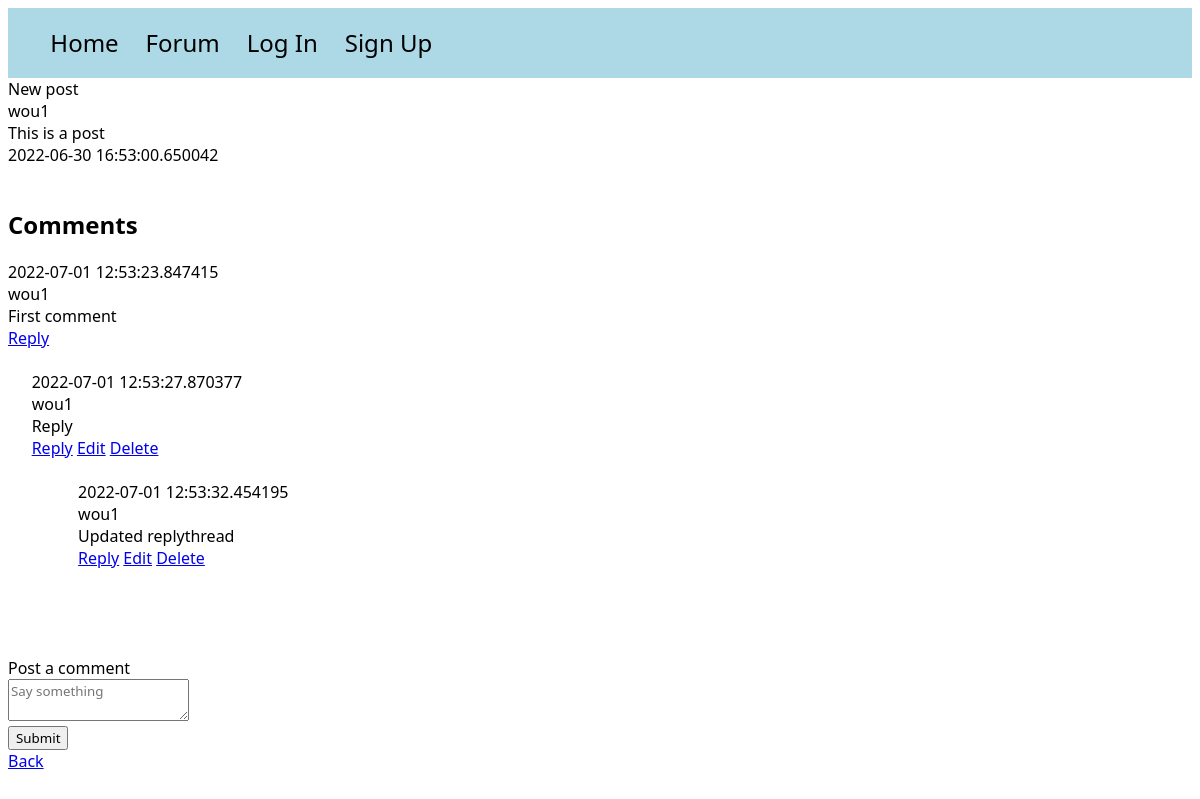
Before: /posts/1 with the older database file.
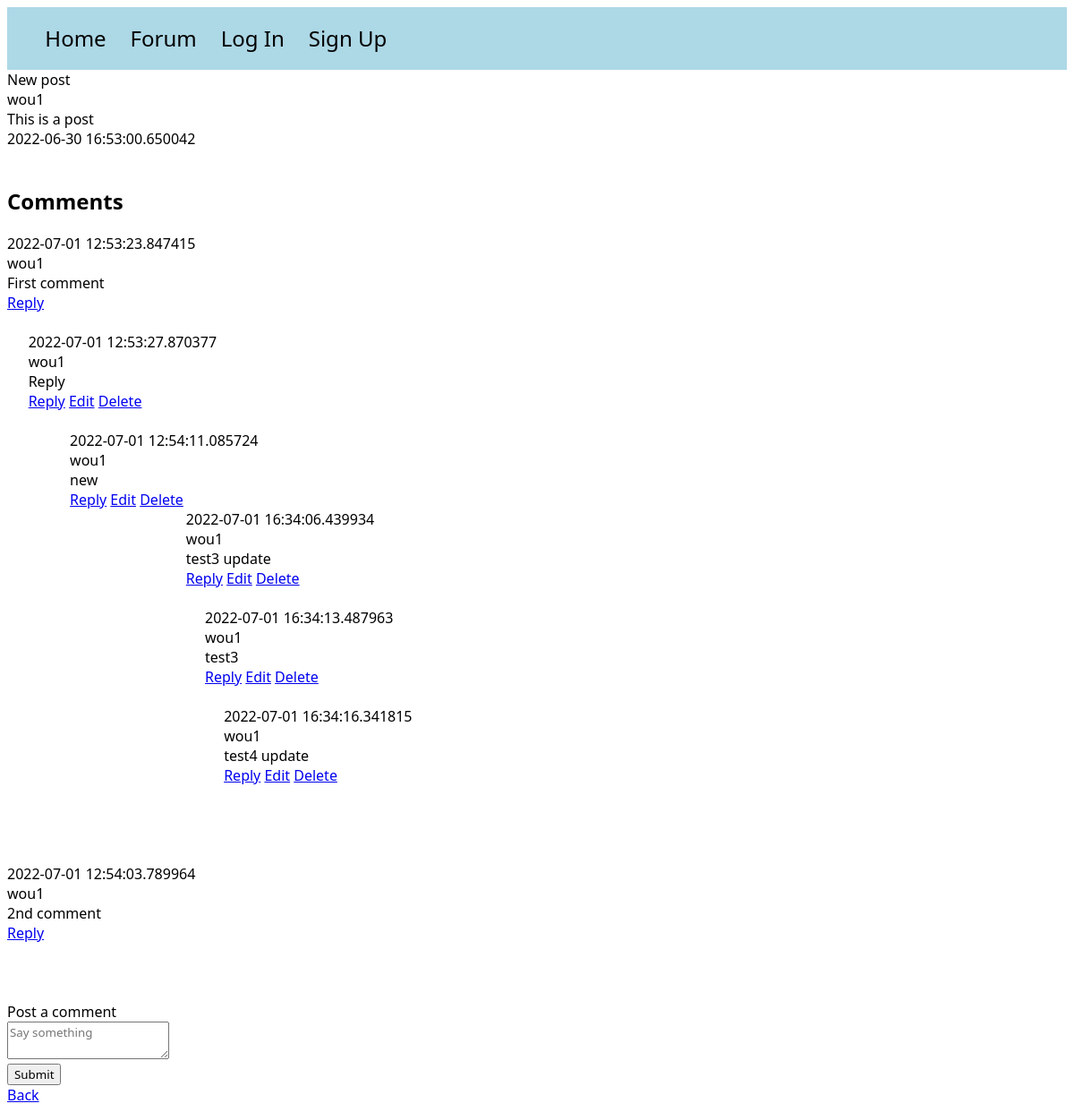
After: the same page with the newer database file.
### models.py (models this page shows)
class Post(db.Model):
    id = db.Column(db.Integer, primary_key=True)
    title = db.Column(db.String(100))
    content = db.Column(db.Text)
    poster_id = db.Column(db.Integer, db.ForeignKey(User.id))
    date_posted = db.Column(db.DateTime, default=datetime.utcnow)
    slug = db.Column(db.String(256))
    comments = db.relationship('Comment', backref='commented_post')

class User(UserMixin, db.Model):
    id = db.Column(db.Integer, primary_key=True)
    email = db.Column(db.String(100), unique=True)
    password = db.Column(db.String(100))
    name = db.Column(db.String(1000))
    last_seen = db.Column(db.String(100))
    posts = db.relationship('Post', backref='poster')

class Comment(db.Model):
    id = db.Column(db.Integer, primary_key=True)
    author_id = db.Column(db.Integer, db.ForeignKey(User.id))
    author_name = db.relationship('User', backref='comment_poster')
    content = db.Column(db.Text)
    timestamp = db.Column(db.DateTime, default=datetime.utcnow)
    post_id = db.Column(db.Integer, db.ForeignKey(Post.id))
    replies = db.relationship('Reply', backref='replied_comment')

class Reply(db.Model):
    id = db.Column(db.Integer, primary_key=True)
    reply_author_id = db.Column(db.Integer, db.ForeignKey(User.id))
    reply_author_name = db.relationship('User', backref='reply_poster')
    content = db.Column(db.Text)
    timestamp = db.Column(db.DateTime, default=datetime.utcnow)
    comment_id = db.Column(db.Integer, db.ForeignKey(Comment.id))
    post_id = db.Column(db.Integer, db.ForeignKey(Post.id))
    replies = db.relationship('ReplyThread', backref='replied_thread')

class ReplyThread(db.Model):
    id = db.Column(db.Integer, primary_key=True)
    author_id = db.Column(db.Integer, db.ForeignKey(User.id))
    author_name = db.relationship('User', backref='reply_thread_poster')
    content = db.Column(db.Text)
    timestamp = db.Column(db.DateTime, default=datetime.utcnow)
    reply_id = db.Column(db.Integer, db.ForeignKey(Reply.id))
    parent_id = db.Column(db.Integer, db.ForeignKey('reply_thread.id'))
    children = db.relationship('ReplyThread', backref='parent', remote_side=[id])
    post_id = db.Column(db.Integer, db.ForeignKey(Post.id))
    depth = db.Column(db.Integer, default=1)

### app.py (the view)
@app.route('/posts/<int:id>')
def post(id):
    post = Post.query.get_or_404(id)
    comments = Comment.query.order_by(Comment.timestamp)
    replies = Reply.query.order_by(Reply.timestamp)
    reply_threads = ReplyThread.query.order_by(ReplyThread.timestamp)
    specific_comments = [comment for comment in comments if comment.post_id == id]
    return render_template("post.html", post=post, comments=specific_comments, replies=replies,
                           reply_threads=reply_threads, reply_thread_continued=reply_threads)

### templates/post.html (shortened to what this page needs)
<!DOCTYPE html>
<html lang="en">
<head>
</head>
<link rel="stylesheet" href="/static/style.css">
<body>
<div id="navbar">
    <ul>
        <a href="{{ url_for('home') }}"><li>Home</li></a>
        <a href="{{ url_for('posts') }}"><li>Forum</li></a>
         {% if not current_user.is_authenticated %}
        <a href="{{ url_for('auth.login') }}"><li>Log In</li></a> <a href="{{ url_for('auth.signup') }}"><li>Sign Up</li></a>
        {% endif %}
    </ul>
</div>
{{ post.title }}<br>
{{ post.poster.name }}<br>
{{ post.content }}<br>
{{ post.date_posted }}<br><br>
<div id="comment-container">
    <h2>Comments</h2>
    {% for comment in comments %}
        {{ comment.timestamp }} <br>
        {{ comment.author_name.name }} <br>
        {{ comment.content }} <br>
        <a href="{{ url_for('reply_comment', id=comment.id) }}">Reply</a>
        <br> <br>
        <div id="comment-reply-container">
        {% for reply in replies %}
            {% if reply.comment_id == comment.id %}
                {{ reply.timestamp }} <br>
                {{ reply.reply_author_name.name }} <br>
                {{ reply.content }} <br>
                <a href="{{ url_for('reply_thread', id=reply.id) }}">Reply</a>
                <a href="{{ url_for('edit_reply', id=reply.id) }}">Edit</a>
                <a href="{{ url_for('delete_reply', id=reply.id) }}">Delete</a> <br><br>
                <div id="reply-thread-container">
                    {% for reply_thread in reply_threads %}
                    {% if reply_thread.reply_id == reply.id and not reply_thread.parent_id %}
                        {{ reply_thread.timestamp }} <br>
                        {{ reply_thread.author_name.name }} <br>
                        {{ reply_thread.content }} <br>
                        <a href="{{ url_for('reply_thread_continue', id=reply_thread.id) }}">Reply</a>
                        <a href="{{ url_for('edit_reply_thread', id=reply_thread.id) }}">Edit</a>
                        <a href="{{ url_for('delete_reply_thread', id=reply_thread.id) }}">Delete</a>
                        <div id="highest-depth-reply-container">
                                {% for reply_thread_continue in reply_thread_continued %}
                                    <div id="depth-marker" style="margin-left: {{ reply_thread_continue.depth|int }}%">
                                    {% if reply_thread_continue.parent_id == reply_thread.id or reply_thread_continue.reply_id == reply_thread_continue.children.reply_id and reply_thread_continue.reply_id == reply.id %}
                                        {{ reply_thread_continue.timestamp }} <br>
                                        {{ reply_thread_continue.author_name.name }} <br>
                                        {{ reply_thread_continue.content }} <br>
                                        <a href="{{ url_for('reply_thread_continue', id=reply_thread_continue.id) }}">Reply</a>
                                        <a href="{{ url_for('edit_reply_thread', id=reply_thread_continue.id) }}">Edit</a>
                                        <a href="{{ url_for('delete_reply_thread', id=reply_thread_continue.id) }}">Delete</a><br><br>
                                    {% endif %}
                                    </div>
                                {% endfor %}
                        </div>
                        <br>
                    {% endif %}
                {% endfor %}
                </div>
                <br>
            {% endif %}
        {% endfor %} <br>
        </div>
    {% endfor %}
</div>
<br>
<div id="add-comment-container">
    <form class="comment-form" action="{{ url_for('post_comment', id=post.id) }}" method="post">
        <label for="comment-content">Post a comment</label>
        <div class="field">
            <textarea id="comment-content" name="comment_body" placeholder="Say something"></textarea>
        </div>
        <input type="submit">
    </form>
</div>
<a href="{{ url_for('posts') }}">Back</a>
</body>
</html>

### static/style.css (style rules this page uses)
* { font-family: Segoe UI; }
#navbar { background-color: lightblue; padding: 0.2%; }
li { font-size: 1.5em; text-decoration: none; color: black; display: inline-block; padding-right: 2%; }
#comment-reply-container { margin-left: 2%; }
#reply-thread-container { margin-left: 4%; }
#highest-depth-reply-container { margin-left: 5%; }

Changed rows visible on the page:
removed ReplyThread: timestamp "2022-07-01 12:53:32.454195", author_name.name "wou1", content "Updated replythread"
added ReplyThread: timestamp "2022-07-01 12:54:11.085724", author_name.name "wou1", content "new"
added ReplyThread: timestamp "2022-07-01 16:34:06.439934", author_name.name "wou1", content "test3 update", shown under "2022-07-01 12:54:11.085724"
added ReplyThread: timestamp "2022-07-01 16:34:13.487963", author_name.name "wou1", content "test3", shown under "2022-07-01 12:54:11.085724"
added ReplyThread: timestamp "2022-07-01 16:34:16.341815", author_name.name "wou1", content "test4 update", shown under "2022-07-01 12:54:11.085724"
added Comment: timestamp "2022-07-01 12:54:03.789964", author_name.name "wou1", content "2nd comment"
